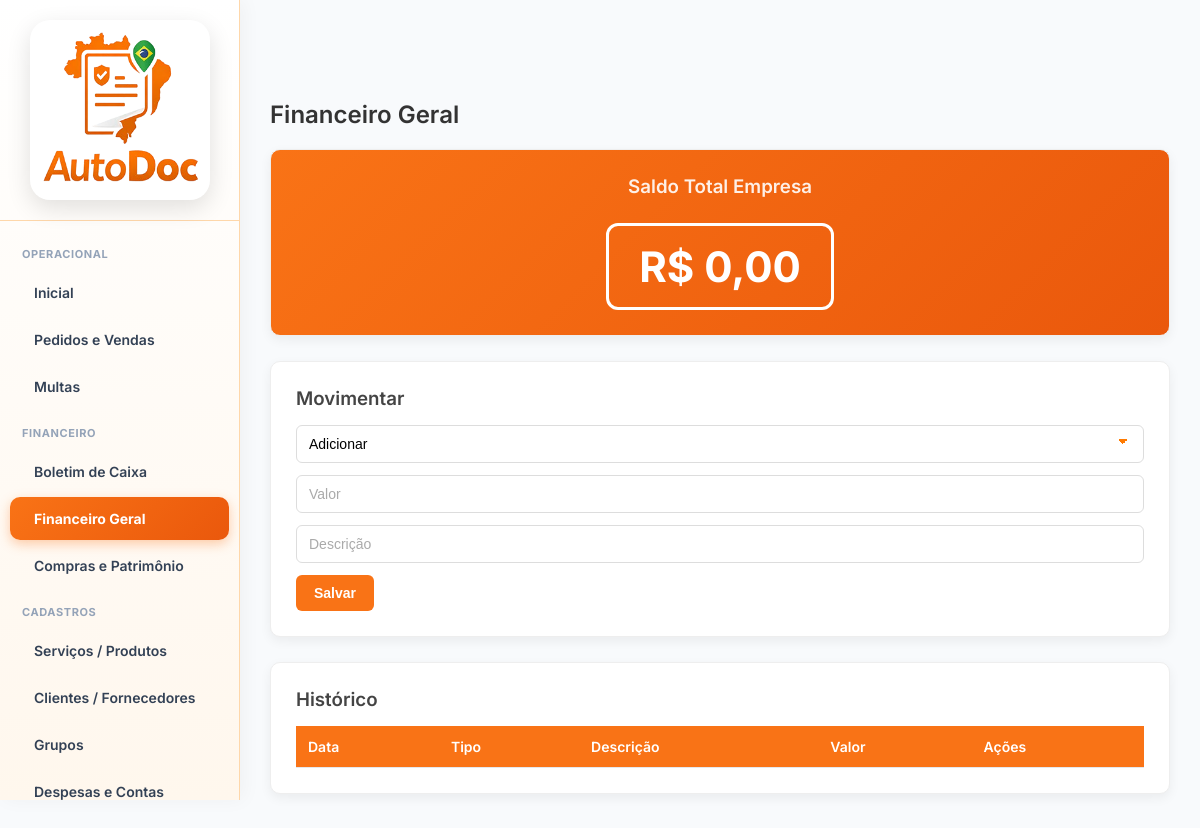
The page /user/frmFinanceiro.php (signed in) on the database as committed earlier.
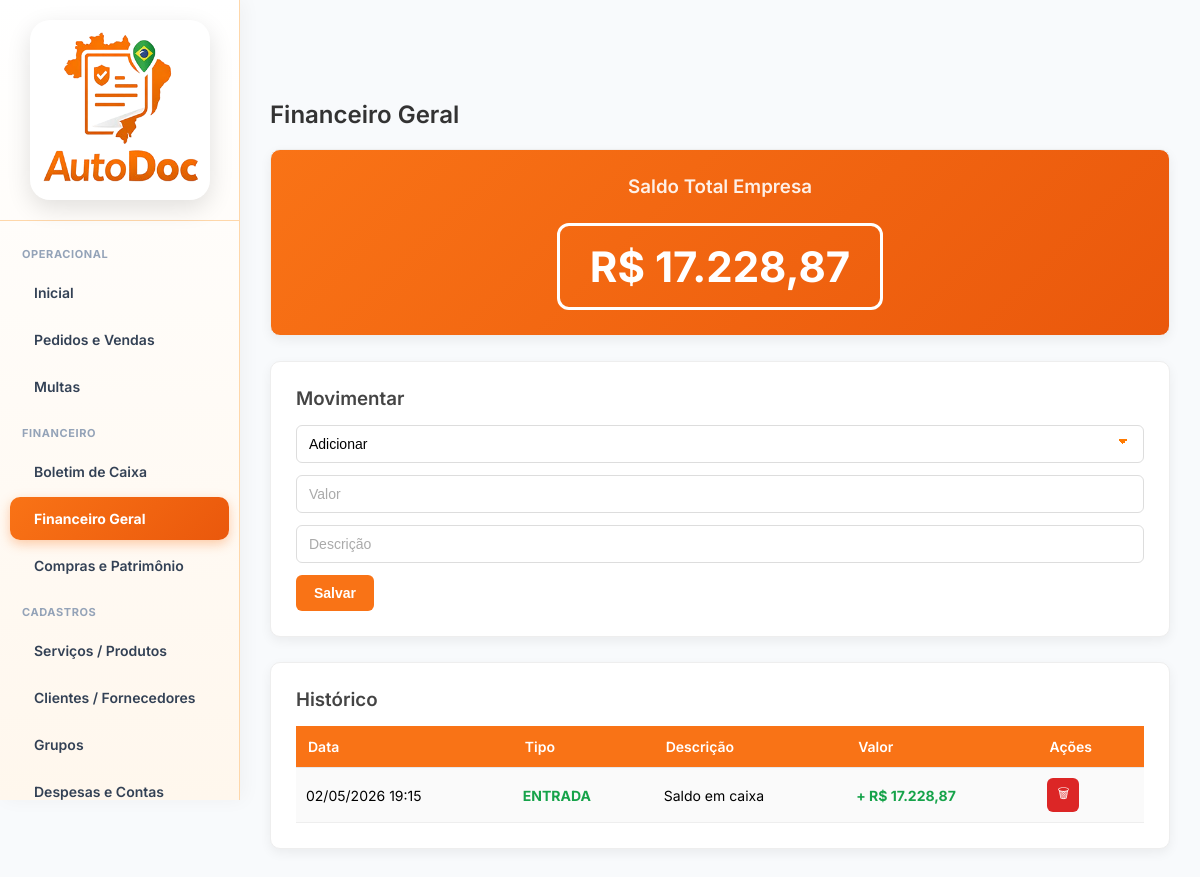
The same page on the database as committed later.
### tables this page shows
CREATE TABLE `movimentocc` (
  `idEmpresa` int NOT NULL,
  `TipoDespesa` int NOT NULL,
  `Descricao` varchar(300) NOT NULL,
  `Valor` decimal(11,2) NOT NULL,
  `Data` datetime NOT NULL,
  `idForcli` int NOT NULL,
  `Controle` int NOT NULL,
  `idServProd` int NOT NULL,
  `DataPgto` datetime DEFAULT NULL,
  `ValorPgto` decimal(10,2) NOT NULL,
  `UserAlt` int NOT NULL,
  `TipoMov` varchar(20) DEFAULT 'SAIDA',
  `CaixaGeral` tinyint(1) NOT NULL,
  `ControleOrigem` varchar(300) NOT NULL,
  `DataAlt` datetime NOT NULL DEFAULT CURRENT_TIMESTAMP,
  `idUser` int NOT NULL DEFAULT '0'
);

### base/baseFuncoes.php (called while the page is built, shortened)
<?php
require_once 'connection.php';
function ExSqlNET($sql, $conn = null, $params = [])
{
    if ($conn === null) {
        global $dbGeralNET;
        $conn = $dbGeralNET;
    }
    $stmt = $conn->prepare($sql);
    $stmt->execute($params);
    return $stmt->fetchAll(PDO::FETCH_ASSOC);
}
?>

### user/frmFinanceiro.php (the view, shortened to what this page needs)
<?php
include '../base/baseFuncoes.php';
$idEmpresa = $_SESSION['idEmpresa'];
$resumo = ExSqlNET("
    SELECT
        SUM(CASE WHEN TipoMov = 'ENTRADA' THEN Valor ELSE 0 END) entradas,
        SUM(CASE WHEN TipoMov = 'SAIDA' THEN Valor ELSE 0 END) saidas,
        SUM(CASE WHEN TipoMov = 'AJUSTE' THEN Valor ELSE 0 END) ajustes
    FROM movimentocc
    WHERE idEmpresa = ?
    AND CaixaGeral = 1
", null, [$idEmpresa]);
$entradas = $resumo[0]['entradas'] ?? 0;
$saidas   = $resumo[0]['saidas'] ?? 0;
$ajustes  = $resumo[0]['ajustes'] ?? 0;
$totalGeral = ($entradas - $saidas) + $ajustes;
$lista = ExSqlNET("
    SELECT Controle, Data, Descricao, Valor, TipoMov
    FROM movimentocc
    WHERE idEmpresa = ?
    AND CaixaGeral = 1
    ORDER BY Data DESC
", null, [$idEmpresa]);
?>
<!DOCTYPE html>
<html>
<head>
    <link rel="stylesheet" href="../css/base.css">
</head>
<body>
    <?php include '../base/navbarUser.php'; ?>
    <div class="content">
        <h2>Financeiro Geral</h2>
        <div class="card" style="text-align:center">
            <h3>Saldo Total Empresa</h3>
            <div style="
                font-size:40px;
                font-weight:bold;
                color:#ffffff;
                border:3px solid #ffffff;
                border-radius:12px;
                padding:15px 30px;
                display:inline-block;
            ">
                R$ <?= number_format($totalGeral,2,',','.') ?>
            </div>
        </div>
        <div class="card">
            <h3>Movimentar</h3>
            <form method="post">
                <select name="tipo" required>
                    <option value="ENTRADA">Adicionar</option>
                </select>
                <input type="text" name="valor" id="valor" placeholder="Valor" required>
                <input type="text" name="descricao" placeholder="Descrição" required>
                <button class="btn">Salvar</button>
            </form>
        </div>
        <div class="card">
            <h3>Histórico</h3>
            <table>
                <tr>
                    <th>Data</th>
                    <th>Tipo</th>
                    <th>Descrição</th>
                    <th>Valor</th>
                    <th>Ações</th>
                </tr>
                <?php foreach($lista as $l):
                    $cor = '#000';
                    $sinal = '';
                    if ($l['TipoMov'] == 'ENTRADA') {
                        $cor = '#16a34a';
                        $sinal = '+ ';
                    } elseif ($l['TipoMov'] == 'SAIDA') {
                        $cor = '#dc2626';
                        $sinal = '- ';
                    } elseif ($l['TipoMov'] == 'AJUSTE') {
                        $cor = '#f59e0b';
                        $sinal = '± ';
                    }
                ?>
                <tr>
                    <td><?= date('d/m/Y H:i', strtotime($l['Data'])) ?></td>
                    <td style="color:<?= $cor ?>;font-weight:bold">
                        <?= $l['TipoMov'] ?>
                    </td>
                    <td><?= htmlspecialchars($l['Descricao']) ?></td>
                    <td style="color:<?= $cor ?>;font-weight:bold">
                        <?= $sinal ?>R$ <?= number_format($l['Valor'],2,',','.') ?>
                    </td>
                    <td>
                        <button
                            type="button"
                            class="btnExcluir"
                            onclick="abrirModalExcluir(<?= $l['Controle'] ?>,'<?= htmlspecialchars($l['Descricao'],ENT_QUOTES) ?>')"
                        >
                            🗑
                        </button>
                    </td>
                </tr>
                <?php endforeach; ?>
            </table>
        </div>
    </div>
</body>
</html>

### base/navbarUser.php (shortened to what this page needs)
<?php
$homeLink = '/gerencial/user/frmHome.php';
?>
<?php
    $currentPage = basename($_SERVER['PHP_SELF']);
?>
<button class="menu-toggle" onclick="toggleMenu()">
</button>
<div class="main-content">
<nav class="navbar">
    <a href="<?= $homeLink ?>" class="logo" style="padding: 20px 15px 15px; text-align: center; display: block;">
        <img src="../img/logoo.png"
             alt="Autodoc Gerencial"
             style="width: 180px;
                    height: 180px;
                    object-fit: contain;
                    border-radius: 20px;
                    background: white;
                    padding: 12px;
                    box-shadow: 0 8px 25px rgba(0,0,0,0.12);
                    transition: transform 0.3s ease;">
</a>
    <ul>
        <div class="menu-group">Operacional</div>
        <li>
            <a href="../user/frmHome.php"
            class="<?= $currentPage == 'frmHome.php' ? 'active' : '' ?>">
            Inicial
            </a>
        </li>
        <li>
            <a href="../user/frmLancamentoLista.php"
            class="<?= in_array($currentPage, ['frmLancamentoLista.php','frmLancamento.php']) ? 'active' : '' ?>">
            Pedidos e Vendas
            </a>
        </li>
        <li>
            <a href="../user/frmMultaLista.php"
            class="<?= in_array($currentPage, ['frmMultaLista.php','frmMulta.php']) ? 'active' : '' ?>">
            Multas
            </a>
        </li>
        <div class="menu-group">Financeiro</div>
        <li>
            <a href="../user/frmBoletimCaixa.php"
            class="<?= in_array($currentPage, ['frmBoletimCaixa.php','frmBoletimCaixaLcto.php']) ? 'active' : '' ?>">
            Boletim de Caixa
            </a>
        </li>
        <li>
            <a href="../user/frmFinanceiro.php"
            class="<?= $currentPage == 'frmFinanceiro.php' ? 'active' : '' ?>">
            Financeiro Geral
            </a>
        </li>
        <li>
            <a href="../user/frmPatrimonio.php"
            class="<?= in_array($currentPage, ['frmPatrimonio.php']) ? 'active' : '' ?>">
            Compras e Patrimônio
            </a>
        </li>
        <div class="menu-group">Cadastros</div>
        <li>
            <a href="../user/frmServProdLista.php"
            class="<?= in_array($currentPage, ['frmServProdLista.php','frmServProd.php']) ? 'active' : '' ?>">
            Serviços / Produtos
            </a>
        </li>
        <li>
            <a href="../user/frmForcliLista.php"
            class="<?= in_array($currentPage, ['frmForcliLista.php','frmForcli.php']) ? 'active' : '' ?>">
            Clientes / Fornecedores
            </a>
        </li>
        <li>
            <a href="../user/frmGrupo.php"
            class="<?= in_array($currentPage, ['frmGrupo.php']) ? 'active' : '' ?>">
            Grupos
            </a>
        </li>
        <li>
            <a href="../user/frmDespesasLista.php"
            class="<?= in_array($currentPage, ['frmDespesasLista.php','frmDespesas.php']) ? 'active' : '' ?>">
            Despesas e Contas
            </a>
        </li>
    </ul>
</nav>
</div>

### css/base.css (style rules this page uses)
* { margin: 0; padding: 0; box-sizing: border-box; }
html, body { width: 100%; height: 100%; font-family: 'Inter', Arial, sans-serif; background-color: #f5f6fa; font-family: 'Inter', sans-serif; background-color: #f1f5f9; }
body { margin: 0; font-family: 'Inter', Arial, sans-serif; background-color: #f8fafc; }
.content { margin-left: 240px; padding: 30px; }
.card { background: #ffffff; padding: 20px; border-radius: 12px; box-shadow: 0 6px 14px rgba(0,0,0,0.05); }
table { width: 100%; border-collapse: collapse; }
th, td { padding: 12px; border-bottom: 1px solid #e5e7eb; text-align: left; font-size: 14px; }
th { background-color: #fff7ed; color: #9a3412; }
.card { background: #ffffff; padding: 24px; border-radius: 12px; box-shadow: 0 6px 14px rgba(0,0,0,0.05); margin-bottom: 30px; }
input, select, textarea { width: 100%; padding: 10px 12px; border: 1px solid #e5e7eb; border-radius: 8px; font-size: 14px; }
.btn { background: linear-gradient(135deg, #f97316, #ea580c); color: #ffffff; border: none; padding: 12px 20px; border-radius: 8px; font-size: 14px; font-weight: 600; cursor: pointer; }
table { width: 100%; border-collapse: collapse; margin-top: 10px; }
table th, table td { padding: 10px; border-bottom: 1px solid #e5e7eb; font-size: 14px; text-align: left; }
table th { background-color: #fff7ed; color: #9a3412; }
th, td { padding: 10px; border-bottom: 1px solid #e5e7eb; }
input, textarea, select { font-family: 'Poppins', sans-serif; padding: 12px 14px; font-size: 14px; border: 1.5px solid #ddd; border-radius: 8px; outline: none; transition: all 0.25s ease; background-color: #fff; width: 100%; }
input::placeholder, textarea::placeholder { color: #aaa; }
input:not(:placeholder-shown), textarea:not(:placeholder-shown) { border-color: #ffa14d; }
select { appearance: none; -webkit-appearance: none; -moz-appearance: none; background-image: linear-gradient(45deg, transparent 50%, #ff7a00 50%), linear-gradient(135deg, #ff7a00 50%, transparent 50%); background-position: calc(100% - 20px) calc(50% - 3px), calc(100% - 15px) calc(50% - 3px); background-size: 5px 5px, 5px 5px; background-repeat: no-repeat; }
option { font-family: 'Poppins', sans-serif; }

### user/frmFinanceiro.php (style rules this page uses)
.content h2 { margin-bottom: 20px; font-weight: 600; color: #333; }
.card { background: #ffffff; border-radius: 10px; padding: 25px; margin-bottom: 25px; box-shadow: 0 4px 12px rgba(0,0,0,0.06); border: 1px solid #eee; }
.card h3 { margin-bottom: 15px; font-weight: 600; color: #444; }
.card[style*="text-align:center"] { background: linear-gradient(135deg, #f97316, #ea580c); color: white; }
.card[style*="text-align:center"] h3 { color: rgba(255,255,255,0.9); }
.card[style*="text-align:center"] div { font-size: 42px !important; font-weight: bold; margin-top: 10px; }
form { display: flex; gap: 12px; flex-wrap: wrap; }
form select, form input { padding: 10px 12px; border-radius: 6px; border: 1px solid #ddd; font-size: 14px; outline: none; transition: 0.2s; }
.btn { background: #f97316; color: white; border: none; padding: 10px 18px; border-radius: 6px; font-weight: 600; cursor: pointer; transition: 0.2s; }
table { width: 100%; border-collapse: collapse; margin-top: 10px; }
table th { background: #f97316; color: white; padding: 12px; font-weight: 600; font-size: 14px; }
table td { padding: 10px; border-bottom: 1px solid #eee; font-size: 14px; }
table tr:nth-child(even) { background: #fafafa; }
.btnExcluir { background:#dc2626; border:none; color:white; padding:6px 10px; border-radius:6px; cursor:pointer; }

Rows that differ between the two databases and show on the page:
added movimentocc: Data "02/05/2026 19:15", TipoMov "ENTRADA", Descricao "Saldo em caixa", TipoMov "+", Valor "17.228,87"
Other text that changed with them:
$totalGeral: "0,00" → "17.228,87"
